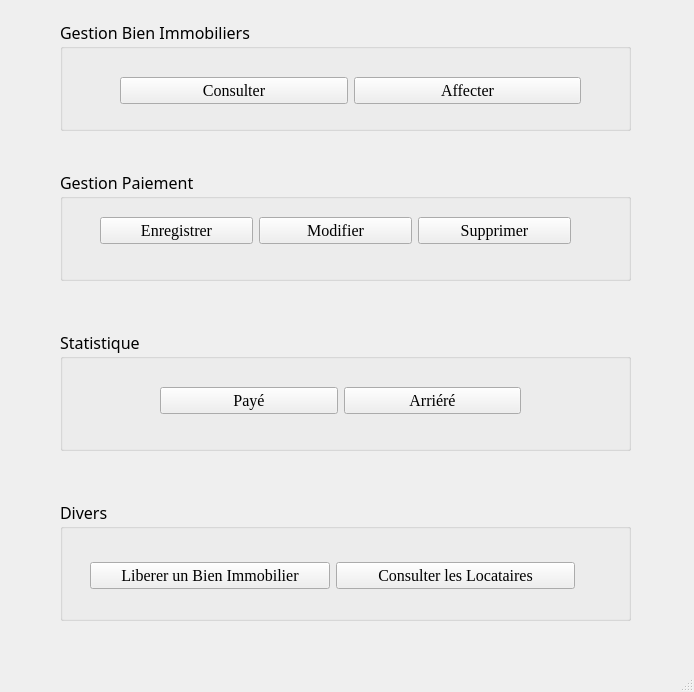
<?xml version="1.0" encoding="UTF-8"?>
<ui version="4.0">
 <class>FenetreGestionnaire</class>
 <widget class="QMainWindow" name="FenetreGestionnaire">
  <property name="geometry">
   <rect>
    <x>0</x>
    <y>0</y>
    <width>694</width>
    <height>692</height>
   </rect>
  </property>
  <property name="windowTitle">
   <string>MainWindow</string>
  </property>
  <widget class="QWidget" name="centralwidget">
   <widget class="QGroupBox" name="groupBox_2">
    <property name="geometry">
     <rect>
      <x>60</x>
      <y>170</y>
      <width>571</width>
      <height>111</height>
     </rect>
    </property>
    <property name="font">
     <font>
      <family>Algerian</family>
      <pointsize>12</pointsize>
     </font>
    </property>
    <property name="title">
     <string>Gestion Paiement</string>
    </property>
    <widget class="QWidget" name="gridLayoutWidget_2">
     <property name="geometry">
      <rect>
       <x>40</x>
       <y>40</y>
       <width>471</width>
       <height>41</height>
      </rect>
     </property>
     <layout class="QGridLayout" name="gridLayout_2">
      <item row="0" column="1">
       <widget class="QPushButton" name="pushButtonModifier">
        <property name="font">
         <font>
          <family>Times New Roman</family>
          <pointsize>12</pointsize>
         </font>
        </property>
        <property name="text">
         <string>Modifier</string>
        </property>
       </widget>
      </item>
      <item row="0" column="0">
       <widget class="QPushButton" name="pushButtonEnregistrer">
        <property name="font">
         <font>
          <family>Times New Roman</family>
          <pointsize>12</pointsize>
         </font>
        </property>
        <property name="text">
         <string>Enregistrer</string>
        </property>
       </widget>
      </item>
      <item row="0" column="2">
       <widget class="QPushButton" name="pushButtonSupprimer">
        <property name="font">
         <font>
          <family>Times New Roman</family>
          <pointsize>12</pointsize>
         </font>
        </property>
        <property name="text">
         <string>Supprimer</string>
        </property>
       </widget>
      </item>
     </layout>
    </widget>
   </widget>
   <widget class="QGroupBox" name="groupBox_3">
    <property name="geometry">
     <rect>
      <x>60</x>
      <y>330</y>
      <width>571</width>
      <height>121</height>
     </rect>
    </property>
    <property name="font">
     <font>
      <family>Algerian</family>
      <pointsize>12</pointsize>
     </font>
    </property>
    <property name="title">
     <string>Statistique</string>
    </property>
    <widget class="QWidget" name="gridLayoutWidget_3">
     <property name="geometry">
      <rect>
       <x>100</x>
       <y>50</y>
       <width>361</width>
       <height>41</height>
      </rect>
     </property>
     <layout class="QGridLayout" name="gridLayout_3">
      <item row="0" column="0">
       <widget class="QPushButton" name="pushButtonPaye">
        <property name="font">
         <font>
          <family>Times New Roman</family>
          <pointsize>12</pointsize>
         </font>
        </property>
        <property name="text">
         <string>Payé</string>
        </property>
       </widget>
      </item>
      <item row="0" column="1">
       <widget class="QPushButton" name="pushButtonArriere">
        <property name="font">
         <font>
          <family>Times New Roman</family>
          <pointsize>12</pointsize>
         </font>
        </property>
        <property name="text">
         <string>Arriéré</string>
        </property>
       </widget>
      </item>
     </layout>
    </widget>
   </widget>
   <widget class="QGroupBox" name="groupBox">
    <property name="geometry">
     <rect>
      <x>60</x>
      <y>20</y>
      <width>571</width>
      <height>111</height>
     </rect>
    </property>
    <property name="font">
     <font>
      <family>Algerian</family>
      <pointsize>12</pointsize>
     </font>
    </property>
    <property name="title">
     <string>Gestion Bien Immobiliers</string>
    </property>
    <widget class="QWidget" name="gridLayoutWidget">
     <property name="geometry">
      <rect>
       <x>60</x>
       <y>50</y>
       <width>461</width>
       <height>41</height>
      </rect>
     </property>
     <layout class="QGridLayout" name="gridLayout">
      <item row="0" column="0">
       <widget class="QPushButton" name="pushButtonConsulter">
        <property name="font">
         <font>
          <family>Times New Roman</family>
          <pointsize>12</pointsize>
         </font>
        </property>
        <property name="text">
         <string>Consulter</string>
        </property>
       </widget>
      </item>
      <item row="0" column="1">
       <widget class="QPushButton" name="pushButtonAffecter">
        <property name="font">
         <font>
          <family>Times New Roman</family>
          <pointsize>12</pointsize>
         </font>
        </property>
        <property name="text">
         <string>Affecter</string>
        </property>
       </widget>
      </item>
     </layout>
    </widget>
   </widget>
   <widget class="QGroupBox" name="groupBox_4">
    <property name="geometry">
     <rect>
      <x>60</x>
      <y>500</y>
      <width>571</width>
      <height>121</height>
     </rect>
    </property>
    <property name="font">
     <font>
      <family>Algerian</family>
      <pointsize>12</pointsize>
     </font>
    </property>
    <property name="title">
     <string>Divers</string>
    </property>
    <widget class="QWidget" name="gridLayoutWidget_4">
     <property name="geometry">
      <rect>
       <x>30</x>
       <y>50</y>
       <width>485</width>
       <height>51</height>
      </rect>
     </property>
     <layout class="QGridLayout" name="gridLayout_4">
      <item row="0" column="0">
       <widget class="QPushButton" name="pushButtonLibererBI">
        <property name="font">
         <font>
          <family>Times New Roman</family>
          <pointsize>12</pointsize>
         </font>
        </property>
        <property name="text">
         <string>Liberer un Bien Immobilier</string>
        </property>
       </widget>
      </item>
      <item row="0" column="1">
       <widget class="QPushButton" name="pushButtonConsulterLocataire">
        <property name="font">
         <font>
          <family>Times New Roman</family>
          <pointsize>12</pointsize>
         </font>
        </property>
        <property name="text">
         <string>Consulter les Locataires</string>
        </property>
       </widget>
      </item>
     </layout>
    </widget>
   </widget>
  </widget>
  <widget class="QMenuBar" name="menubar">
   <property name="geometry">
    <rect>
     <x>0</x>
     <y>0</y>
     <width>694</width>
     <height>28</height>
    </rect>
   </property>
  </widget>
  <widget class="QStatusBar" name="statusbar"/>
 </widget>
 <resources/>
 <connections/>
</ui>
